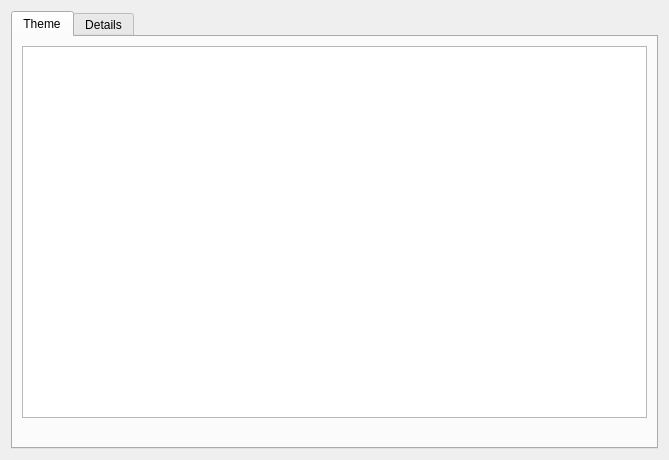
<?xml version="1.0" encoding="UTF-8"?>
<ui version="4.0">
 <class>DesktopTheme</class>
 <widget class="QWidget" name="DesktopTheme">
  <property name="geometry">
   <rect>
    <x>0</x>
    <y>0</y>
    <width>669</width>
    <height>460</height>
   </rect>
  </property>
  <layout class="QGridLayout" name="gridLayout_2">
   <item row="0" column="0">
    <widget class="QTabWidget" name="tabWidget">
     <property name="currentIndex">
      <number>0</number>
     </property>
     <widget class="QWidget" name="tab">
      <attribute name="title">
       <string>Theme</string>
      </attribute>
      <layout class="QGridLayout" name="gridLayout">
       <item row="0" column="0" colspan="2">
        <widget class="QListView" name="m_theme"/>
       </item>
       <item row="1" column="0">
        <spacer name="horizontalSpacer">
         <property name="orientation">
          <enum>Qt::Horizontal</enum>
         </property>
         <property name="sizeHint" stdset="0">
          <size>
           <width>462</width>
           <height>20</height>
          </size>
         </property>
        </spacer>
       </item>
      </layout>
     </widget>
     <widget class="QWidget" name="tab_2">
      <attribute name="title">
       <string>Details</string>
      </attribute>
      <layout class="QGridLayout" name="gridLayout_3">
       <item row="0" column="0">
        <widget class="DesktopThemeDetails" name="m_detailsWidget" native="true"/>
       </item>
      </layout>
     </widget>
    </widget>
   </item>
  </layout>
 </widget>
 <customwidgets>
  <customwidget>
   <class>DesktopThemeDetails</class>
   <extends>QWidget</extends>
   <header>desktopthemedetails.h</header>
   <container>1</container>
  </customwidget>
 </customwidgets>
 <resources/>
 <connections/>
</ui>
